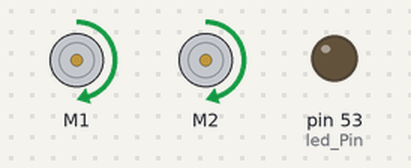
This sketch was run on a simulated Arduino Mega 2560, built with avr-gcc and run on an emulated ATmega2560. Parts: 2 × DC motor (green arrow = forward, orange = backward, longer = faster), output pins drawn as LEDs (lit = HIGH).

Above: at 4.1 s.
At 7.1 s:
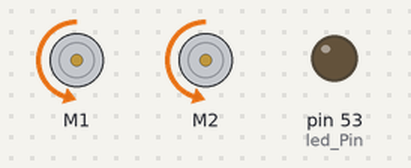
At 13.1 s:
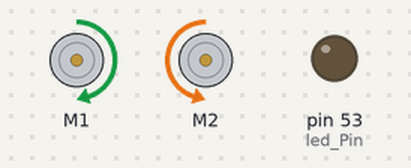
At 16.1 s:
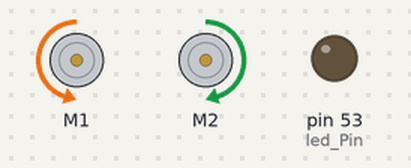
At 22.1 s:
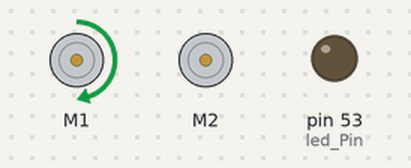
At 37.1 s:
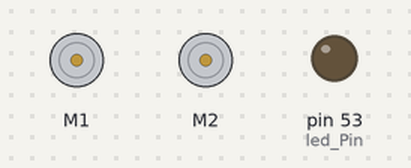
Timing chart, 0 to 38.6 s (numbered marks = the images above):
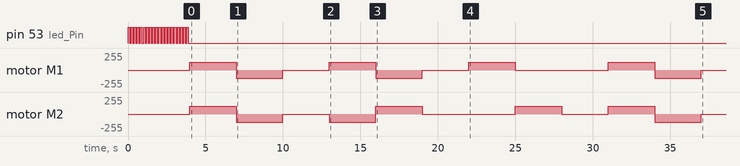

The sketch:

Motor_Driver_Code_10_3.ino
```cpp
/* Motor Driver Code UCSD ECE 5 Lab 4*/
// Libraries for Motor
#include <Wire.h>
#include <Adafruit_MotorShield.h>  // Must add libary - see MotorShield Manual
//https://cdn-learn.adafruit.com/downloads/pdf/adafruit-motor-shield-v2-for-arduino.pdf

// Initialize Motors
Adafruit_MotorShield AFMS = Adafruit_MotorShield();
Adafruit_DCMotor *Motor1 = AFMS.getMotor(1); // Motors can be switched here (1) <--> (2)
Adafruit_DCMotor *Motor2 = AFMS.getMotor(2);

//Set Initial Speed of Motors
int M1Sp = 120; // initial speed may vary and later can be increased with Sp potentiometer
int M2Sp = 120;

//Set LED Pin
int led_Pin = 53;  // can change to another digital pin and connect extra LED to me more easily seen


// setup - runs once
void setup(){
 Serial.begin(9600);
 AFMS.begin(); //for Motor

 pinMode(led_Pin, OUTPUT); // set pin mode to output voltage
      // Gives you a moment before tank actually moves
   for (int waitii = 0; waitii < 20; waitii++) {
      digitalWrite(led_Pin, HIGH);   // turn the LED on (HIGH is the voltage level)
         delay(100);            // wait for 100 milliseconds
         digitalWrite(led_Pin, LOW);  // turn the LED off by making the voltage LOW
         delay(100);            // wait for 100 milliseconds
       }
 }


// loop - loops forever
void loop(){

    // Start Motors in forward direction
  Motor1->setSpeed(M1Sp);
  Motor1->run(FORWARD);
  Motor2->setSpeed(M2Sp);
  Motor2->run(FORWARD);
     delay(3000);             // let run forward for 3 seconds

    // Start Motors in backward direction
  Motor1->setSpeed(M1Sp);
  Motor1->run(BACKWARD);
  Motor2->setSpeed(M2Sp);
  Motor2->run(BACKWARD);
     delay(3000);             // let run backward for 3 seconds

    // Stop Motors
  Motor1->setSpeed(M1Sp);
  Motor1->run(RELEASE);
  Motor2->setSpeed(M2Sp);
  Motor2->run(RELEASE);
     delay(3000);           // stop for 3 seconds

     // Turn Sharp Right
  Motor1->setSpeed(M1Sp);
  Motor1->run(FORWARD);
  Motor2->setSpeed(M2Sp);
  Motor2->run(BACKWARD);
     delay(3000);             // let run forward for 3 seconds

     // Turn Sharp Left
  Motor1->setSpeed(M1Sp);
  Motor1->run(BACKWARD);
  Motor2->setSpeed(M2Sp);
  Motor2->run(FORWARD);
     delay(3000);             // let run forward for 3 seconds

     // Stop Motors
  Motor1->setSpeed(M1Sp);
  Motor1->run(RELEASE);
  Motor2->setSpeed(M2Sp);
  Motor2->run(RELEASE);
     delay(3000);           // stop for 3 seconds

     // Turn Long Right
  Motor1->setSpeed(M1Sp);
  Motor1->run(FORWARD);
  Motor2->setSpeed(M2Sp);
  Motor2->run(RELEASE);
     delay(3000);             // let run forward for 3 seconds

     // Turn Long Left
  Motor1->setSpeed(M1Sp);
  Motor1->run(RELEASE);
  Motor2->setSpeed(M2Sp);
  Motor2->run(FORWARD);
     delay(3000);             // let run forward for 3 seconds

     // Stop Motors
  Motor1->setSpeed(M1Sp);
  Motor1->run(RELEASE);
  Motor2->setSpeed(M2Sp);
  Motor2->run(RELEASE);
     delay(3000);           // stop for 3 seconds


 }
```

Measured:
- by itself, motor M1: stopped → forward 120/255 at 4.0 s, → backward 120/255 3.0 s later, → stopped 3.0 s later, → forward 120/255 3.0 s later, … (11 changes in this stretch)
- by itself, motor M2: stopped → forward 120/255 at 4.0 s, → backward 120/255 3.0 s later, → stopped 3.0 s later, → backward 120/255 3.0 s later, … (11 changes in this stretch)
